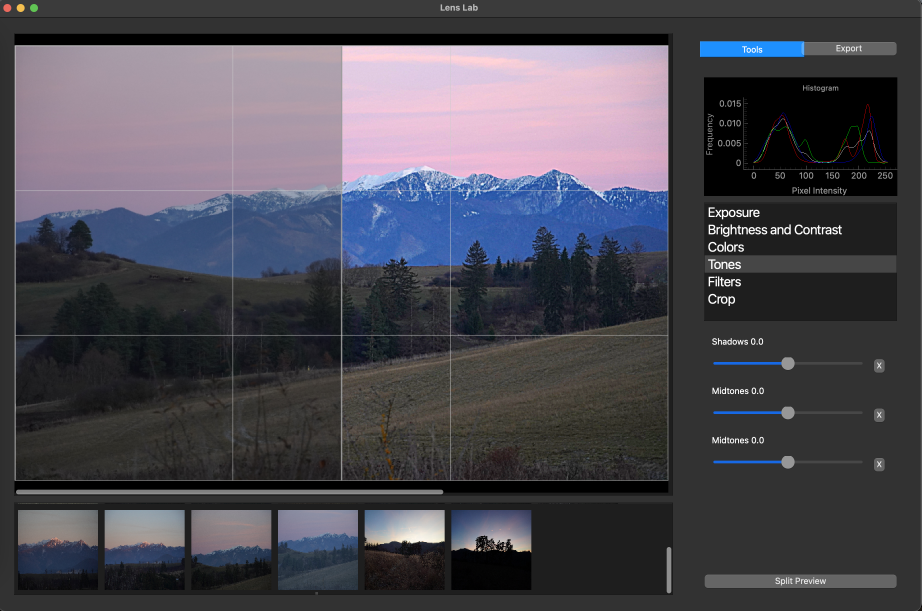
#> input picture images/filters_1.png, 2764 x 1832 px (shown at 1/3 size); its folder holds only this picture in this run
$ python -i Image.py   (imports and definitions only)
#> lines starting #> are read from the running program, lines starting #| are printed output that depends on the picture
#> further down, picture is the input picture: shape (1832, 2764, 3); mean B, G, R 81, 72.4, 74
### src/filters.py
import cv2
import numpy


def global_brightness(x, level):
    return x + float(level)

def global_contrast(x, level):
    mean_intensity = numpy.mean(x, axis=(0, 1), keepdims=True)
    result = (x - mean_intensity) * float(level) + mean_intensity
    return result

def global_saturation(x, level):
    luminance = numpy.dot(x, [float(0.299), float(0.587),float(0.114)])[..., numpy.newaxis]
    result = luminance + (x - luminance) * level
    return result.astype(numpy.float32)

def adjust_ev(x, ev_change):
    ev_factor = 2 ** ev_change
    result = x * ev_factor
    return result


# [34 lines left out: functions adjust_ev_adaptive, adjust_red, adjust_green, adjust_blue, not called in this run]


def _compute_saturation(x):
    result = (numpy.max(x, 2) - numpy.min(x, 2))/(numpy.max(x, 2) + 10**-6)
    return result

# [31 lines left out: functions _compute_colorfulness, local_saturation, not called in this run]


 # Convert Kelvin temperature to RGB scaling factors
def _kelvin_to_rgb(kelvin):
    # Clamp kelvin to range 1000K to 40000K
    kelvin = numpy.clip(kelvin, 1000, 40000) / 100

    # Compute red
    if kelvin <= 66:
        red = 255
    else:
        red = 329.698727446 * ((kelvin - 60) ** -0.1332047592)
        red = numpy.clip(red, 0, 255)

    # Compute green
    if kelvin <= 66:
        green = 99.4708025861 * numpy.log(kelvin) - 161.1195681661
        green = numpy.clip(green, 0, 255)
    else:
        green = 288.1221695283 * ((kelvin - 60) ** -0.0755148492)
        green = numpy.clip(green, 0, 255)

    # Compute blue
    if kelvin >= 66:
        blue = 255
    elif kelvin <= 19:
        blue = 0
    else:
        blue = 138.5177312231 * numpy.log(kelvin - 10) - 305.0447927307
        blue = numpy.clip(blue, 0, 255)

    return numpy.array([red, green, blue]) / 255  # Normalize to range 0–1

def adjust_white_balance(x, temperature = 6500):

    # Get scaling factors for the target Kelvin
    scaling_factors = _kelvin_to_rgb(temperature)


    # Normalize the scaling factors by the white point (e.g., D65 ~ 6500K)
    white_point = _kelvin_to_rgb(6500)
    compensation_factors = white_point / scaling_factors

    # Apply scaling factors to the image channels
    balanced_image = x * compensation_factors

    return balanced_image.astype(numpy.float32)


# [140 lines left out: functions adjust_clarity, adjust_dehaze, adjust_black_white_points, adjust_tones, adjust_colors, histogram_equalisation and 3 more, not called in this run]

### src/Image.py
import numpy
import cv2
import json
import os

import filters

class Image:

    def __init__(self, image_full):
        self.image_orig = image_full.copy()

        self.scale_ratio = 4

        self.image_orig_small   = cv2.resize(self.image_orig, (self.image_orig.shape[1]//self.scale_ratio, self.image_orig.shape[0]//self.scale_ratio))
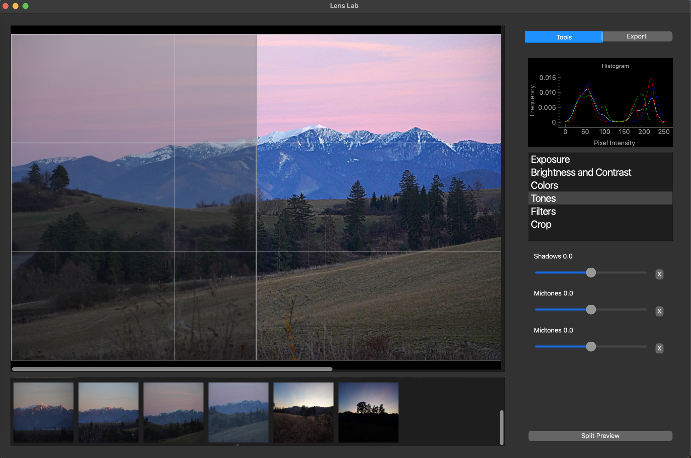
#> self.image_orig_small: shape (458, 691, 3); mean B, G, R 81.2, 72.5, 74.1
        self.image_curr         = self.image_orig_small.copy()

        self.update_histogram()

        self.ev_default = 0.0
        self.ev_min  = -4.0
        self.ev_max  = 4.0
        self.ev_curr = 0.0


        self.temperature_default = 6500.0
        self.temperature_min     = 2000.0
        self.temperature_max     = 20000.0
        self.temperature_curr    = 6500.0

        self.brightness_default = 0.0
        self.brightness_min = -1.0
        self.brightness_max = 1.0
        self.brightness_curr= 0.0

        self.contrast_default = 1.0
        self.contrast_min = 0.0
        self.contrast_max = 5.0
        self.contrast_curr= 1.0


        self.saturation_default = 1.0
        self.saturation_min = 0.0
        self.saturation_max = 4.0
        self.saturation_curr= 1.0

        self.vibrance_default = 1.0
        self.vibrance_min = 0.0
        self.vibrance_max = 4.0
        self.vibrance_curr= 1.0

        self.tones_default = 0.0
        self.tones_min     = -0.1
        self.tones_max     = 0.1
        self.shadows_curr  = 0.0
        self.midtones_curr = 0.0
        self.highlight_curr= 0.0


        self.equalisation_default = 0.0
        self.equalisation_min = 0.0
        self.equalisation_max = 1.0
        self.equalisation_curr= 0.0

        self.split_preview = 0


        self.crop_modes     = ["Original image", "Free hand", "16:9", "4:3", "3:2", "1:1", "9:16", "3:4", "2:3", "1.85:1", "2.35:1", "16:10"]
        self.crop_ratio_x   = [-1,   -1, 16, 4, 3, 1,  9, 3, 2, 1.85, 2.35, 16]
        self.crop_ratio_y   = [-1,   -1,  9, 3, 2, 1, 16, 4, 3,    1,    1, 10]

        self.crop_default   = 0
        self.crop_curr      = 0


        self.crop_enabled   = False

        self.crop_left, self.crop_right, self.crop_top, self.crop_bottom = self._get_crop_rectangle(self.image_orig_small.shape[1], self.image_orig_small.shape[0])


        self.crop_x = (self.crop_right  - self.crop_left)//2
        self.crop_y = (self.crop_bottom - self.crop_top)//2

    # [4 lines left out: function set_image, not called in this run]

    def get_image(self):
        return self.image_curr

    def get_histogram(self):
        return self.histogram

    def get_ev(self):
        return self.ev_min, self.ev_max, self.ev_curr

    def get_temperature(self):
        return self.temperature_min, self.temperature_max, self.temperature_curr

    def get_brightness(self):
        return self.brightness_min, self.brightness_max, self.brightness_curr

    def get_contrast(self):
        return self.contrast_min, self.contrast_max, self.contrast_curr

    def get_saturation(self):
        return self.saturation_min, self.saturation_max, self.saturation_curr

    def get_vibrance(self):
        return self.vibrance_min, self.vibrance_max, self.vibrance_curr

    def get_tones(self):
        return self.tones_min, self.tones_max, self.shadows_curr, self.midtones_curr, self.highlight_curr

    def get_equalisation(self):
        return self.equalisation_min, self.equalisation_max, self.equalisation_curr


    def set_default(self):
        self.ev_curr = self.ev_default
        self.brightness_curr = self.brightness_default
        self.contrast_curr = self.contrast_default
        self.saturation_curr = self.saturation_default
        self.vibrance_curr = self.vibrance_default
        self.update()

    def set_ev(self, value):
        self.ev_curr = value
        self.update()

    def set_temperature(self, value):
        self.temperature_curr = value
        self.update()

    def set_brightness(self, value):
        self.brightness_curr = value
        self.update()

    def set_contrast(self, value):
        self.contrast_curr = value
        self.update()

    def set_saturation(self, value):
        self.saturation_curr = value
        self.update()

    def set_vibrance(self, value):
        self.vibrance_curr = value
        self.update()

    # [5 lines left out: function set_tones, not called in this run]


    def set_equalisation(self, value):
        self.equalisation_curr = value
        self.update()

    def set_crop_enabled(self):
        self.crop_enabled = True

    def set_crop_disabled(self):
        self.crop_enabled = False

    # [26 lines left out: functions set_crop_aspect_ratio, _plot_crop_rectangle, not called in this run]


    def _get_crop_rectangle(self, width, height, center_x = None, center_y = None):
        aspect_width = self.crop_ratio_x[self.crop_curr]
        aspect_height = self.crop_ratio_y[self.crop_curr]

        # original image
        if aspect_width < 0 or aspect_height < 0:
            rect_left      = 0
            rect_right     = width
            rect_top       = 0
            rect_bottom    = height
        # free hand mode
        elif aspect_width < 0 or aspect_height < 0:
            rect_left      = 0
            rect_right     = width
            rect_top       = 0
            rect_bottom    = height

        else:
            # Calculate the aspect ratio
            aspect_ratio = aspect_width / aspect_height

            # Calculate the aspect ratio of the original rectangle
            original_aspect_ratio = width / height

            if original_aspect_ratio > aspect_ratio:
                # Original is wider than the desired aspect ratio
                rect_height = height
                rect_width = rect_height * aspect_ratio
            else:
                # Original is taller than the desired aspect ratio
                rect_width = width
                rect_height = rect_width / aspect_ratio

            if center_x is None:
                center_x = width/2

            if center_y is None:
                center_y = height/2

            # Ensure the center is within bounds and adjust if needed
            half_rect_width = rect_width / 2
            half_rect_height = rect_height / 2

            clipped_center_x = numpy.clip(center_x, half_rect_width, width - half_rect_width)
            clipped_center_y = numpy.clip(center_y, half_rect_height, height - half_rect_height)

            # Calculate the coordinates of the rectangle
            rect_left = clipped_center_x - half_rect_width
            rect_right = clipped_center_x + half_rect_width
            rect_top = clipped_center_y - half_rect_height
            rect_bottom = clipped_center_y + half_rect_height


        rect_right   = int(numpy.clip(rect_right, 0, width-1))
        rect_left    = int(numpy.clip(rect_left,  0, width-1))

        rect_bottom  = int(numpy.clip(rect_bottom, 0, height-1))
        rect_top     = int(numpy.clip(rect_top,    0, height-1))

        return rect_left, rect_right, rect_top, rect_bottom


    # [14 lines left out: function set_crop_event, not called in this run]


    def update(self):
        self.crop_left, self.crop_right, self.crop_top, self.crop_bottom = self._get_crop_rectangle(self.image_orig_small.shape[1], self.image_orig_small.shape[0], self.crop_x, self.crop_y)


        x = self.image_orig_small.copy()
        self.image_processed = self._update(x)
        self.image_curr      = self._plot_crop_rectangle(self.image_processed.copy())


        self.update_histogram()

        if self.split_preview:
            height = self.image_curr.shape[1]
            width  = self.image_curr.shape[1]

            self.image_curr[:, 0:width//2, :] = self.image_orig_small[:, 0:width//2, :]
            self.image_curr = cv2.line(self.image_curr, (width//2, 0), (width//2, height), (0.0, 0.7, 0), 2)


    # [31 lines left out: functions split_preview_toogle, process_full_resolution, export, not called in this run]


    def _update(self, x):
        x = filters.adjust_ev(x, self.ev_curr)
        x = filters.adjust_white_balance(x, self.temperature_curr)

        x = filters.global_brightness(x, self.brightness_curr)
        x = filters.global_contrast(x, self.contrast_curr)
        x = filters.global_saturation(x, self.saturation_curr)
        x = filters.local_saturation(x, self.vibrance_curr)

        x = numpy.clip(x, 0.0, 1.0)

        x = filters.adjust_tones(x, self.shadows_curr, self.midtones_curr, self.highlight_curr)
        x = numpy.clip(x, 0.0, 1.0)

        x = filters.histogram_equalisation(x, self.equalisation_curr)
        x = numpy.clip(x, 0.0, 1.0)

        return x

    def update_histogram(self):
        #tmp = cv2.resize(self.image_curr, (self.image_curr.shape[1]//16, self.image_curr.shape[0]//16))
        tmp = numpy.array(self.image_curr*255, dtype=numpy.uint8)
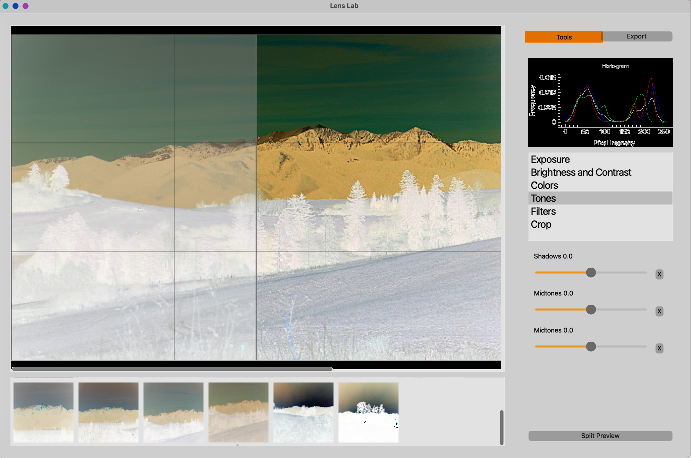
#> tmp: shape (458, 691, 3); mean B, G, R 159.4, 168.1, 166.5

        hist_size = 255

        self.histogram = numpy.zeros((4, hist_size))


        r = cv2.calcHist([tmp], [0], None, [hist_size], [0, 256])[:, 0]
#> r = 255 values, max 67673 at index 205, min 8 at index 5, mean 1241.1
        g = cv2.calcHist([tmp], [1], None, [hist_size], [0, 256])[:, 0]
#> g = 255 values, max 67586 at index 205, min 2 at index 6, mean 1241.1
        b = cv2.calcHist([tmp], [2], None, [hist_size], [0, 256])[:, 0]
#> b = 255 values, max 67749 at index 205, min 26 at index 249, mean 1241.1


        w = r + g + b
#> w = 255 values, max 203008 at index 205, min 78 at index 6, mean 3723.3
        w = w/(w.sum() + 1e-6)
#> w = 255 values, max 0.214 at index 205, min 8.22e-05 at index 6, mean 0.00392

        self.histogram[0] = w
        self.histogram[1] = r/(r.sum() + 1e-6)
        self.histogram[2] = g/(g.sum() + 1e-6)
        self.histogram[3] = b/(b.sum() + 1e-6)

        # histogram smoothing
        window_size = 9
        kernel = numpy.ones(window_size) / window_size

        for n in range(self.histogram.shape[0]):
            self.histogram[n] = numpy.convolve(self.histogram[n], kernel, mode='same')

        return self.histogram


    # [130 lines left out: functions save, load, not called in this run]

>>> import cv2
>>> picture = cv2.imread('../images/filters_1.png')
>>> result = Image(picture).set_default()
#> in global_contrast, `mean_intensity = numpy.mean(x, axis=(0, 1), keepdims=True)`: mean_intensity = [[81.15, 72.45, 74.12]]
#> in global_saturation, `luminance = numpy.dot(x, [float(0.299), float(0.587),float(0.114)])[....`:
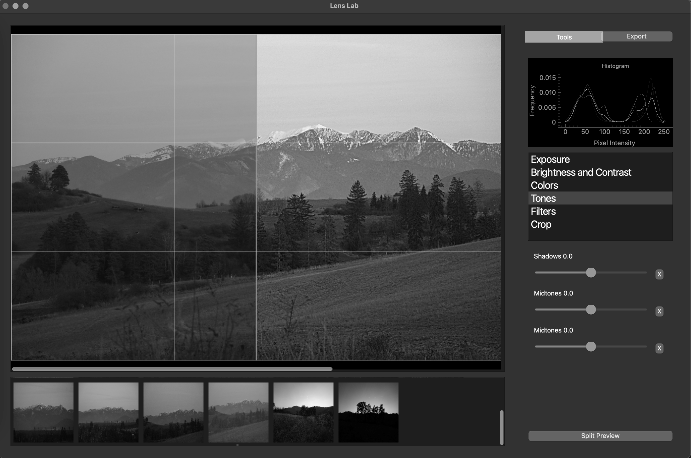
#> luminance: shape (458, 691, 1) float64; min 0, max 255, mean 75.2
#> (the run stopped early here; a loop or call above may not have finished)

$ run again, on images/filters_2.png
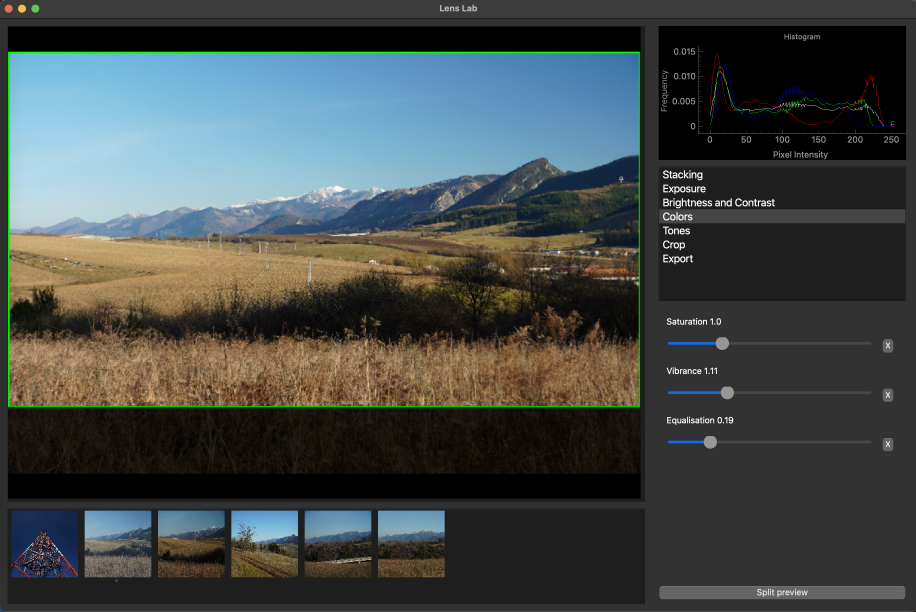
#> input picture images/filters_2.png, 2746 x 1836 px (shown at 1/3 size)
#> picture is the input picture: shape (1836, 2746, 3); mean B, G, R 72.2, 73.2, 66.9
#> in update_histogram, `tmp = numpy.array(self.image_curr*255, dtype=numpy.uint8)`:
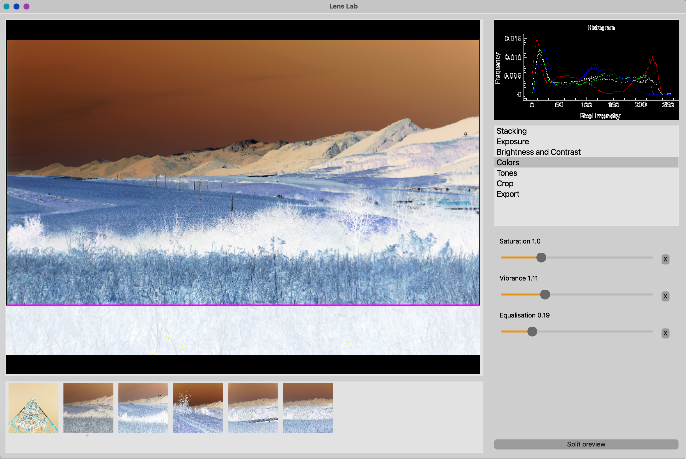
#> tmp: shape (459, 686, 3); mean B, G, R 153.8, 154.2, 159.1
#> r = 255 values, max 56490 at index 205, min 1 at index 8, mean 1234.8
#> g = 255 values, max 56094 at index 205, min 3 at index 8, mean 1234.8
#> b = 255 values, max 55897 at index 205, min 4 at index 8, mean 1234.8
#> in update_histogram, `w = r + g + b`: w = 255 values, max 168481 at index 205, min 8 at index 8, mean 3704.4
#> in update_histogram, `w = w/(w.sum() + 1e-6)`: w = 255 values, max 0.178 at index 205, min 8.47e-06 at index 8, mean 0.00392
#> mean_intensity = [[72.3, 73.11, 66.99]]
#> in global_saturation, `luminance = numpy.dot(x, [float(0.299), float(0.587),float(0.114)])[....`:
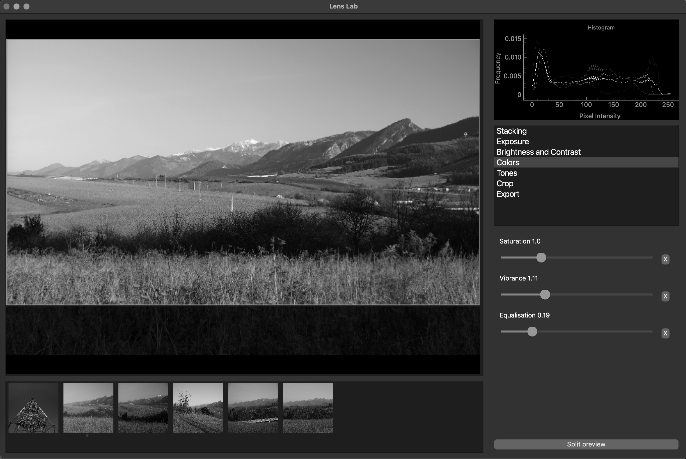
#> luminance: shape (459, 686, 1) float64; min 0, max 255, mean 72.2

$ run again, on images/img_1.png
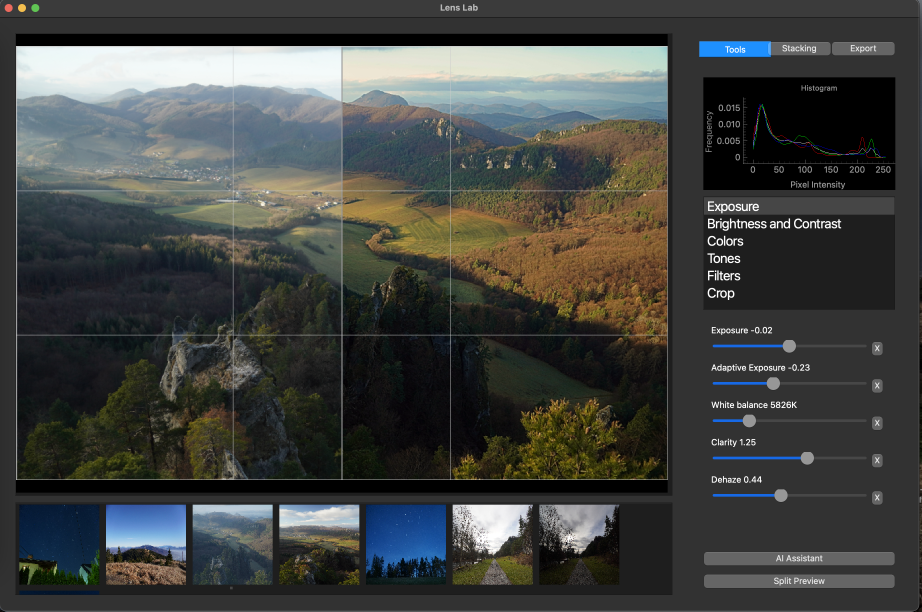
#> input picture images/img_1.png, 2766 x 1834 px (shown at 1/3 size)
#> picture is the input picture: shape (1834, 2766, 3); mean B, G, R 65.9, 68.4, 66.3
#> in update_histogram, `tmp = numpy.array(self.image_curr*255, dtype=numpy.uint8)`:
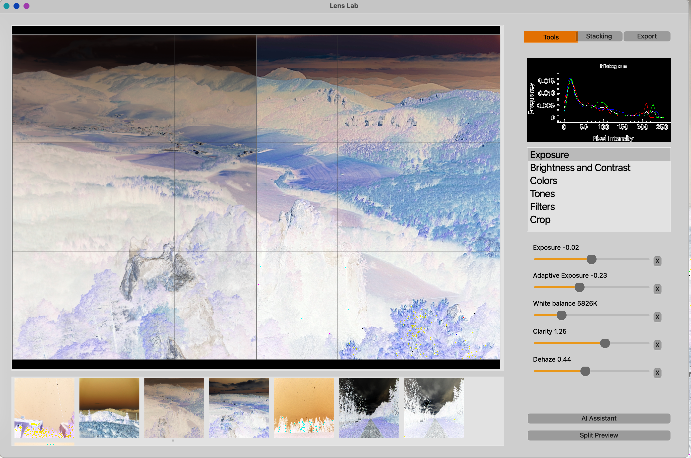
#> tmp: shape (458, 691, 3); mean B, G, R 174.2, 171.9, 174
#> r = 255 values, max 64508 at index 205, min 42 at index 3, mean 1241.1
#> g = 255 values, max 64320 at index 205, min 37 at index 4, mean 1241.1
#> b = 255 values, max 64270 at index 205, min 35 at index 8, mean 1241.1
#> in update_histogram, `w = r + g + b`: w = 255 values, max 193098 at index 205, min 125 at index 3, mean 3723.3
#> in update_histogram, `w = w/(w.sum() + 1e-6)`: w = 255 values, max 0.203 at index 205, min 0.000132 at index 3, mean 0.00392
#> mean_intensity = [[65.92, 68.38, 66.27]]
#> in global_saturation, `luminance = numpy.dot(x, [float(0.299), float(0.587),float(0.114)])[....`:
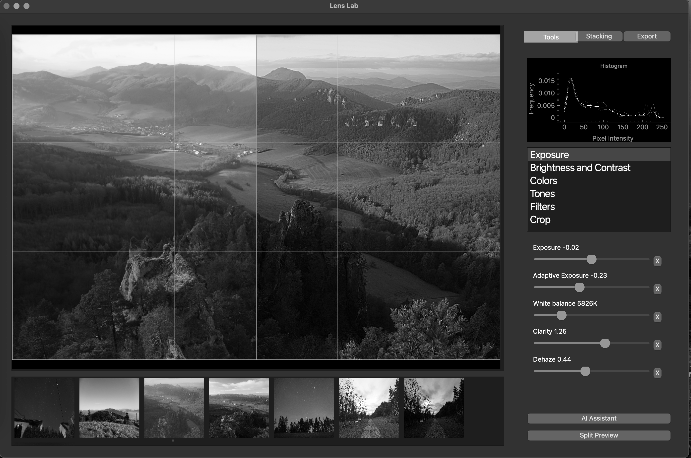
#> luminance: shape (458, 691, 1) float64; min 0, max 255, mean 67.4
